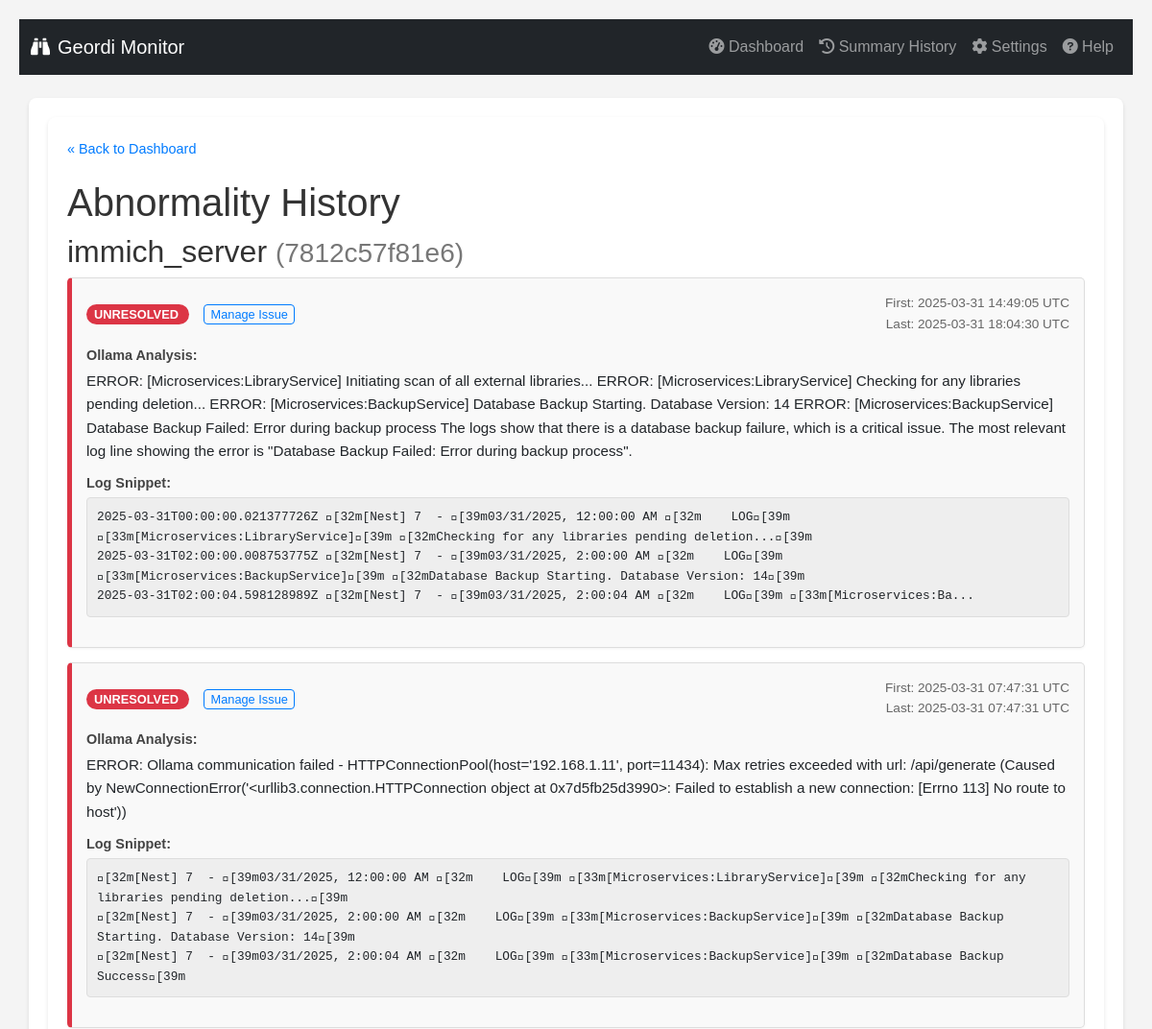
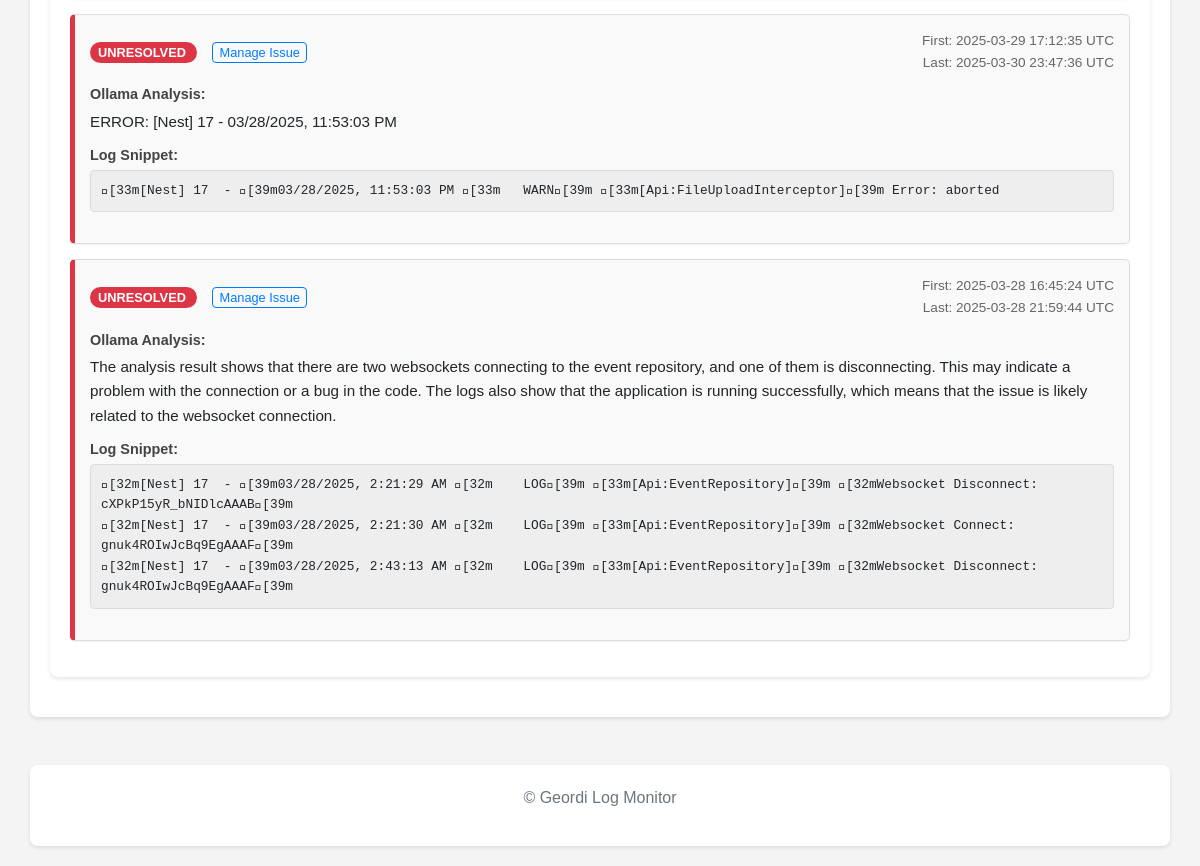
/history/7812c57f81e6571f8dd3f5831a1ea0a899aeb8ed77f8b93a1bbf496fb400e7c8, run on the app's committed database (2 pictures, top to bottom).
### tables this page shows
CREATE TABLE abnormalities (
                id INTEGER PRIMARY KEY AUTOINCREMENT,
                container_name TEXT NOT NULL,
                container_id TEXT NOT NULL,
                log_snippet TEXT NOT NULL,
                ollama_analysis TEXT,
                first_detected_timestamp TEXT,
                last_detected_timestamp TEXT,
                status TEXT DEFAULT 'unresolved',
                resolution_notes TEXT,
                UNIQUE(container_id, log_snippet)
            );

### routes/ui_routes.py (the view)
@ui_bp.route('/history/<string:container_id>')
def container_history(container_id):
    if not container_id or not all(c in '0123456789abcdefABCDEF' for c in container_id) or len(container_id) < 12:
        logging.warning(f"Invalid container ID format requested in history: {container_id}")
        abort(404) # Not Found for invalid ID format
    logger.info(f"Fetching history for container_id: {container_id}")
    history_records = db.get_abnormalities_by_container(container_id)
    logger.info(f"Found {len(history_records)} history records for {container_id}.")
    container_name = history_records[0]['container_name'] if history_records else f"Unknown Container (ID: {container_id[:12]}...)"
    display_timezone_obj = get_display_timezone()
    current_color_settings = {}
    try:
        app_settings_local = getattr(current_app, 'app_settings', None)
        if app_settings_local is not None:
             with current_app.settings_lock:
                  current_color_settings = {k: v for k, v in app_settings_local.items() if k.startswith('color_')}
        else:
            logging.error("App settings not found on current_app in history route.")
            flash("Could not load color settings (app state missing).", "warning")
    except AttributeError as e:
        logging.error(f"Failed to access settings lock/dict in history route: {e}")
        flash("Could not load color settings.", "warning")
    except Exception as e:
        logging.exception(f"Unexpected error getting colors in history route: {e}")
        flash("Error loading color settings.", "error")
    return render_template('history.html',
                           records=history_records,
                           container_name=container_name,
                           container_id=container_id,
                           timezone_obj=display_timezone_obj, # Pass timezone object for potential use in template filters
                           color_settings=current_color_settings)

### db.py (called while the page is built)
def _parse_iso_datetime(iso_string):
    if not iso_string: return None
    try:
        if 'Z' in iso_string:
             dt = datetime.datetime.fromisoformat(iso_string.replace('Z', '+00:00'))
        elif '+' in iso_string or '-' in iso_string[10:]: # Check for timezone offset
             dt = datetime.datetime.fromisoformat(iso_string)
        else:
             dt = datetime.datetime.fromisoformat(iso_string).replace(tzinfo=timezone.utc)
        return dt.astimezone(timezone.utc) # Ensure it's always UTC
    except (ValueError, TypeError) as e:
        logging.warning(f"Could not parse ISO timestamp '{iso_string}': {e}. Returning as string.")
        return iso_string

def get_db():
    try:
        os.makedirs(DATABASE_DIR, exist_ok=True)
    except OSError as e:
        logging.error(f"Could not create database directory {DATABASE_DIR}: {e}")
    conn = sqlite3.connect(DATABASE, detect_types=sqlite3.PARSE_DECLTYPES | sqlite3.PARSE_COLNAMES)
    conn.row_factory = sqlite3.Row
    return conn

def _row_to_dict_with_parsed_dates(row):
    if not row: return None
    item = dict(row)
    item['first_detected_timestamp'] = _parse_iso_datetime(item.get('first_detected_timestamp'))
    item['last_detected_timestamp'] = _parse_iso_datetime(item.get('last_detected_timestamp'))
    item['timestamp'] = _parse_iso_datetime(item.get('timestamp'))
    return item

def get_abnormalities_by_container(container_id, limit=50):
    conn = get_db(); cursor = conn.cursor(); results = []
    try:
        cursor.execute("SELECT * FROM abnormalities WHERE container_id = ? ORDER BY last_detected_timestamp DESC LIMIT ?", (container_id, limit))
        rows = cursor.fetchall()
        for row in rows: results.append(_row_to_dict_with_parsed_dates(row))
        logging.debug(f"Fetched {len(results)} abnormalities for container {container_id[:12]} (limit {limit}).")
    except sqlite3.Error as e: logging.error(f"Error fetching abnormalities for container {container_id[:12]}: {e}")
    finally: conn.close()
    return results

### utils.py (called while the page is built)
def get_display_timezone():
    global SCHEDULER_TIMEZONE # Allow modification on fallback
    try:
        return pytz.timezone(SCHEDULER_TIMEZONE)
    except pytz.exceptions.UnknownTimeZoneError:
        logging.warning(f"Invalid TZ '{SCHEDULER_TIMEZONE}' specified. Using UTC.")
        SCHEDULER_TIMEZONE = "UTC" # Update the global for consistency if needed
        return pytz.utc

### templates/history.html (shortened to what this page needs)
{% extends "base.html" %}
{% block content %}
    <div class="history-container">
        <a href="{{ url_for('ui.index') }}" class="back-link">« Back to Dashboard</a>
        <h1>Abnormality History</h1>
        <h2>{{ container_name }} <small style="color: #777;">({{ container_id[:12] }})</small></h2>
        {% if records %}
            <ul class="history-list">
                {% for record in records %}
                    <li class="history-item" data-status="{{ record.status }}">
                        <div class="history-header">
                            <div>
                                <span class="status-badge status-{{ record.status }}">
                                    {{ record.status | replace('_', ' ') | title }}
                                </span>
                                {% if record.status == 'unresolved' %}
                                    <a href="{{ url_for('ui.manage_abnormality', abnormality_id=record.id) }}" class="manage-link-history">Manage Issue</a>
                                {% endif %}
                            </div>
                            <div class="timestamps">
                                {% if record.first_detected_timestamp %}
                                First: {% if record.first_detected_timestamp and timezone_obj %}
    {{ record.first_detected_timestamp.astimezone(timezone_obj).strftime('%Y-%m-%d %H:%M:%S %Z') }}
{% else %}
    {{ record.first_detected_timestamp if record.first_detected_timestamp else 'N/A' }}
{% endif %}                                    <br>
                                {% endif %}
Last: {% if record.last_detected_timestamp and timezone_obj %}
    {{ record.last_detected_timestamp.astimezone(timezone_obj).strftime('%Y-%m-%d %H:%M:%S %Z') }}
{% else %}
    {{ record.last_detected_timestamp if record.last_detected_timestamp else 'N/A' }}
{% endif %}
                            </div>
                        </div>
                        <div class="detail-block">
                            <strong>Ollama Analysis:</strong>
                            <p>{{ record.ollama_analysis | default('(Not Available)', true) }}</p>
                        </div>
                        <div class="detail-block">
                            <strong>Log Snippet:</strong>
                            <pre>{{ record.log_snippet | default('(Not Available)', true) }}</pre>
                        </div>
                    </li>
                {% endfor %}
            </ul>
        {% else %}
            <p>No abnormality history found for this container.</p>
        {% endif %}
    </div>
{% endblock %}

### templates/base.html (shortened to what this page needs)
<!doctype html>
<html lang="en">
  <head>
    <link href="https://cdn.jsdelivr.net/npm/bootstrap@5.1.3/dist/css/bootstrap.min.css" rel="stylesheet">
    <link rel="stylesheet" href="https://cdnjs.cloudflare.com/ajax/libs/font-awesome/6.0.0/css/all.min.css" />
    <link rel="stylesheet" href="{{ url_for('static', filename='style.css') }}">
  </head>
  <body>
    <nav class="navbar navbar-expand-lg navbar-dark bg-dark mb-4">
      <div class="container-fluid">
        <a class="navbar-brand" href="{{ url_for('ui.index') }}">
            <i class="fas fa-binoculars me-2"></i>Geordi Monitor
        </a>
        <div class="collapse navbar-collapse" id="navbarNav">
          <ul class="navbar-nav ms-auto">
            <li class="nav-item">
              <a class="nav-link {% if request.endpoint == 'ui.index' %}active{% endif %}" aria-current="page" href="{{ url_for('ui.index') }}">
                  <i class="fas fa-tachometer-alt"></i> Dashboard
              </a>
            </li>
            <li class="nav-item">
              <a class="nav-link {% if request.endpoint == 'ui.summary_history' %}active{% endif %}" href="{{ url_for('ui.summary_history') }}">
                <i class="fas fa-history"></i> Summary History
              </a>
            </li>
            <li class="nav-item">
              <a class="nav-link {% if request.endpoint == 'ui.settings' %}active{% endif %}" href="{{ url_for('ui.settings') }}">
                <i class="fas fa-cog"></i> Settings
              </a>
            </li>
            <li class="nav-item">
              <a class="nav-link {% if request.endpoint == 'ui.help_page' %}active{% endif %}" href="{{ url_for('ui.help_page') }}">
                <i class="fas fa-question-circle"></i> Help
              </a>
            </li>
          </ul>
        </div>
      </div>
    </nav>
    <main class="container">
        {% block content %}{% endblock %}
    </main>
    <footer class="container mt-5 text-center text-muted">
        <p>© Geordi Log Monitor</p>
    </footer>
  </body>
</html>

### static/style.css (style rules this page uses)
body { font-family: sans-serif; line-height: 1.6; margin: 20px; background-color: #f4f4f4; }
h1, h2 { color: #333; }
.container { background: #fff; padding: 20px; border-radius: 8px; box-shadow: 0 2px 4px rgba(0,0,0,0.1); }
pre { background: #eee; padding: 10px; border-radius: 4px; white-space: pre-wrap; word-wrap: break-word; font-size: 0.9em; max-height: 200px; overflow-y: auto; }
.status-unresolved { color: red; font-weight: bold; }

### templates/history.html (style rules this page uses)
.history-container { background: #fff; padding: 20px; border-radius: 8px; box-shadow: 0 2px 4px rgba(0,0,0,0.1); margin-bottom: 20px; max-width: 1200px; margin-left: auto; margin-right: auto; }
.history-list { list-style: none; padding: 0; }
.history-item { background-color: #f9f9f9; border: 1px solid #ddd; border-radius: 5px; margin-bottom: 15px; padding: 15px; box-shadow: 0 1px 3px rgba(0,0,0,0.05); border-left: 5px solid #ccc; }
.history-header { display: flex; justify-content: space-between; align-items: center; margin-bottom: 10px; flex-wrap: wrap; gap: 10px; }
.status-badge { padding: 3px 8px; border-radius: 12px; font-size: 0.8em; font-weight: bold; text-transform: uppercase; color: white; white-space: nowrap; }
.status-unresolved { background-color: red; }
.timestamps { font-size: 0.85em; color: #666; text-align: right; }
.detail-block { margin-bottom: 10px; }
.detail-block strong { display: block; color: #444; margin-bottom: 3px; font-size: 0.9em; }
.detail-block p { margin: 0; font-size: 0.95em; }
.detail-block pre { background: #eee; padding: 10px; border-radius: 4px; white-space: pre-wrap; word-wrap: break-word; font-size: 0.8em; max-height: 200px; overflow-y: auto; border: 1px solid #ddd; font-family: monospace; }
.manage-link-history { font-size: 0.8em; margin-left: 15px; padding: 2px 6px; border: 1px solid #007bff; color: #007bff; text-decoration: none; border-radius: 4px; white-space: nowrap; }
.back-link { display: inline-block; margin-bottom: 20px; color: #007bff; text-decoration: none; font-size: 0.9em; }

### data on the page
abnormalities: container_name "immich_server", status "UNRESOLVED", first_detected_timestamp.astimezone "2025-03-31 14:49:05 UTC", last_detected_timestamp.astimezone "2025-03-31 18:04:30 UTC", ollama_analysis "ERROR: [Microservices:LibraryService] Initiating scan of all external libraries... ERROR: [Microservices:LibraryService] Checking for any libraries pending deletion... ERROR: [Microservices:BackupService] Database Backup Starting. Database Version: 14 ERROR: [Microservices:BackupService] Database Backup Failed: Error during backup process The logs show that there is a database backup failure, which is a critical issue. The most relevant log line showing the error is \"Database Backup Failed: Error during backup process\".", log_snippet "2025-03-31T00:00:00.021377726Z \u001b[32m[Nest] 7 - \u001b[39m03/31/2025, 12:00:00 AM \u001b[32m LOG\u001b[39m \u001b[33m[Microservices:LibraryService]\u001b[39m \u001b[32mChecking for any libraries pending deletion...\u001b[39m 2025-03-31T02:00:00.008753775Z \u001b[32m[Nest] 7 - \u001b[39m03/31/2025, 2:00:00 AM \u001b[32m LOG\u001b[39m \u001b[33m[Microservices:BackupService]\u001b[39m \u001b[32mDatabase Backup Starting. Database Version: 14\u001b[39m 2025-03-31T02:00:04.598128989Z \u001b[32m[Nest] 7 - \u001b[39m03/31/2025, 2:00:04 AM \u001b[32m LOG\u001b[39m \u001b[33m[Microservices:Ba..."
abnormalities: status "UNRESOLVED", first_detected_timestamp.astimezone "2025-03-31 07:47:31 UTC", last_detected_timestamp.astimezone "2025-03-31 07:47:31 UTC", ollama_analysis "ERROR: Ollama communication failed - HTTPConnectionPool(host='192.168.1.11', port=11434): Max retries exceeded with url: /api/generate (Caused by NewConnectionError('<urllib3.connection.HTTPConnection object at 0x7d5fb25d3990>: Failed to establish a new connection: [Errno 113] No route to host'))", log_snippet "\u001b[32m[Nest] 7 - \u001b[39m03/31/2025, 12:00:00 AM \u001b[32m LOG\u001b[39m \u001b[33m[Microservices:LibraryService]\u001b[39m \u001b[32mChecking for any libraries pending deletion...\u001b[39m \u001b[32m[Nest] 7 - \u001b[39m03/31/2025, 2:00:00 AM \u001b[32m LOG\u001b[39m \u001b[33m[Microservices:BackupService]\u001b[39m \u001b[32mDatabase Backup Starting. Database Version: 14\u001b[39m \u001b[32m[Nest] 7 - \u001b[39m03/31/2025, 2:00:04 AM \u001b[32m LOG\u001b[39m \u001b[33m[Microservices:BackupService]\u001b[39m \u001b[32mDatabase Backup Success\u001b[39m"
abnormalities: status "UNRESOLVED", first_detected_timestamp.astimezone "2025-03-29 17:12:35 UTC", last_detected_timestamp.astimezone "2025-03-30 23:47:36 UTC", ollama_analysis "ERROR: [Nest] 17 - 03/28/2025, 11:53:03 PM", log_snippet "\u001b[33m[Nest] 17 - \u001b[39m03/28/2025, 11:53:03 PM \u001b[33m WARN\u001b[39m \u001b[33m[Api:FileUploadInterceptor]\u001b[39m Error: aborted"
abnormalities: status "UNRESOLVED", first_detected_timestamp.astimezone "2025-03-28 16:45:24 UTC", last_detected_timestamp.astimezone "2025-03-28 21:59:44 UTC", ollama_analysis "The analysis result shows that there are two websockets connecting to the event repository, and one of them is disconnecting. This may indicate a problem with the connection or a bug in the code. The logs also show that the application is running successfully, which means that the issue is likely related to the websocket connection.", log_snippet "\u001b[32m[Nest] 17 - \u001b[39m03/28/2025, 2:21:29 AM \u001b[32m LOG\u001b[39m \u001b[33m[Api:EventRepository]\u001b[39m \u001b[32mWebsocket Disconnect: cXPkP15yR_bNIDlcAAAB\u001b[39m \u001b[32m[Nest] 17 - \u001b[39m03/28/2025, 2:21:30 AM \u001b[32m LOG\u001b[39m \u001b[33m[Api:EventRepository]\u001b[39m \u001b[32mWebsocket Connect: gnuk4ROIwJcBq9EgAAAF\u001b[39m \u001b[32m[Nest] 17 - \u001b[39m03/28/2025, 2:43:13 AM \u001b[32m LOG\u001b[39m \u001b[33m[Api:EventRepository]\u001b[39m \u001b[32mWebsocket Disconnect: gnuk4ROIwJcBq9EgAAAF\u001b[39m"

### other printed values
{{ container_id[:12] }} "7812c57f81e6"
